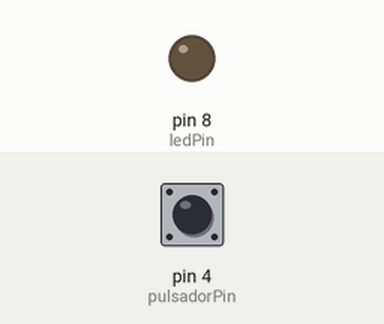
This sketch was run on a simulated Arduino Uno, built with avr-gcc and run on an emulated ATmega328P. Shown: output pins drawn as LEDs (lit = HIGH). Inputs (shaded band) come from the test bench; at power-on: pin 4 (pulsadorPin) LOW.

Above: at 1.2 s.
1.3 s: pin 4 (pulsadorPin) pulled HIGH for 0.15 s
At 2.2 s:
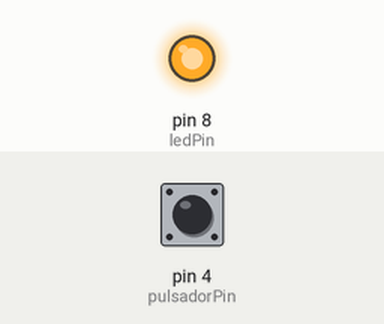
3.0 s: pin 4 (pulsadorPin) pulled HIGH for 1 s
At 5.2 s:
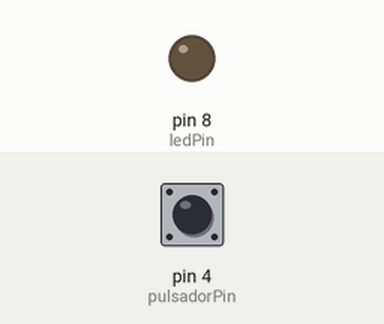
5.5 s: pin 4 (pulsadorPin) pulled HIGH for 3.2 s
At 10.1 s:
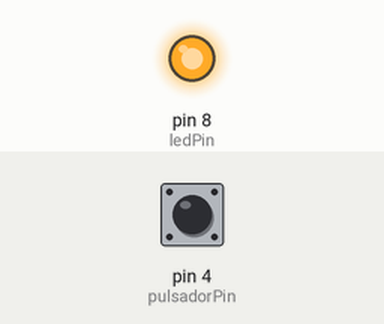
Timing chart, 0 to 11.6 s (numbered marks = the images above; inputs shaded):
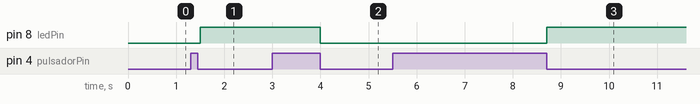

The sketch:

Boton_Pulsacion_sencilla.ino
```cpp
/*
 En la siguiente practoca, el led se encendera al prrsionar el pulsador,
 y se mantendrá encendido hasta que vuelva a ser pulsado el botón.

*/

// definimos los pines que vamos a utilizar (mirar dibujo para que coincidan)
const int pulsadorPin = 4;     // pin asignado para el pulsador (const es xq no se va a cambiar el valor de dicha variable, sino s epode funviona igual)
const int ledPin =  8;      // pin asignado para el control del led

// definimos las  variables a utilizar.
boolean estado_luz;         // esta variable guarda el estado actual del pulsador (0 apagado, 1 encendido) y lo inicializamos a 0 (no haria falta).

void setup() {
  // declaramos el pin conectado al led como salida:
  pinMode(ledPin, OUTPUT);
  // declaramos el pin conmectado al pulsador como entrada:
  pinMode(pulsadorPin, INPUT);
  estado_luz=false; //inicializo el estado de la luz a apagado.
}

void loop(){


  // comprobamos que el estado del pulsador: .
  // Si el estado es alto (HIGH, 1):
 if (digitalRead(pulsadorPin)==HIGH)
    {
      /* despues de comprobar que el pulsador ha sido presionado, esperamos 100 mS,
       *  miramos si el estado del pulsador es ahora LOW,
       *  con esto nos aseguramos de que  no se encenderá la luz, hasta que el pulsador haya dejado de presionarse.
       *
       */
        delay(100);

        if (digitalRead(pulsadorPin)==LOW)
        {


            if (estado_luz==false)
            {
                digitalWrite(ledPin, HIGH);
                estado_luz=true;
            }
            else
            {
                digitalWrite(ledPin, LOW);
               estado_luz=false;
            }
        }
    }
}
```

Measured:
- after the input at 1.3 s, pin 8 (ledPin): LOW → HIGH after 0.20 s
- after the input at 3.0 s, pin 8 (ledPin): HIGH → LOW after 1.0 s
- after the input at 5.5 s, pin 8 (ledPin): LOW → HIGH after 3.2 s
